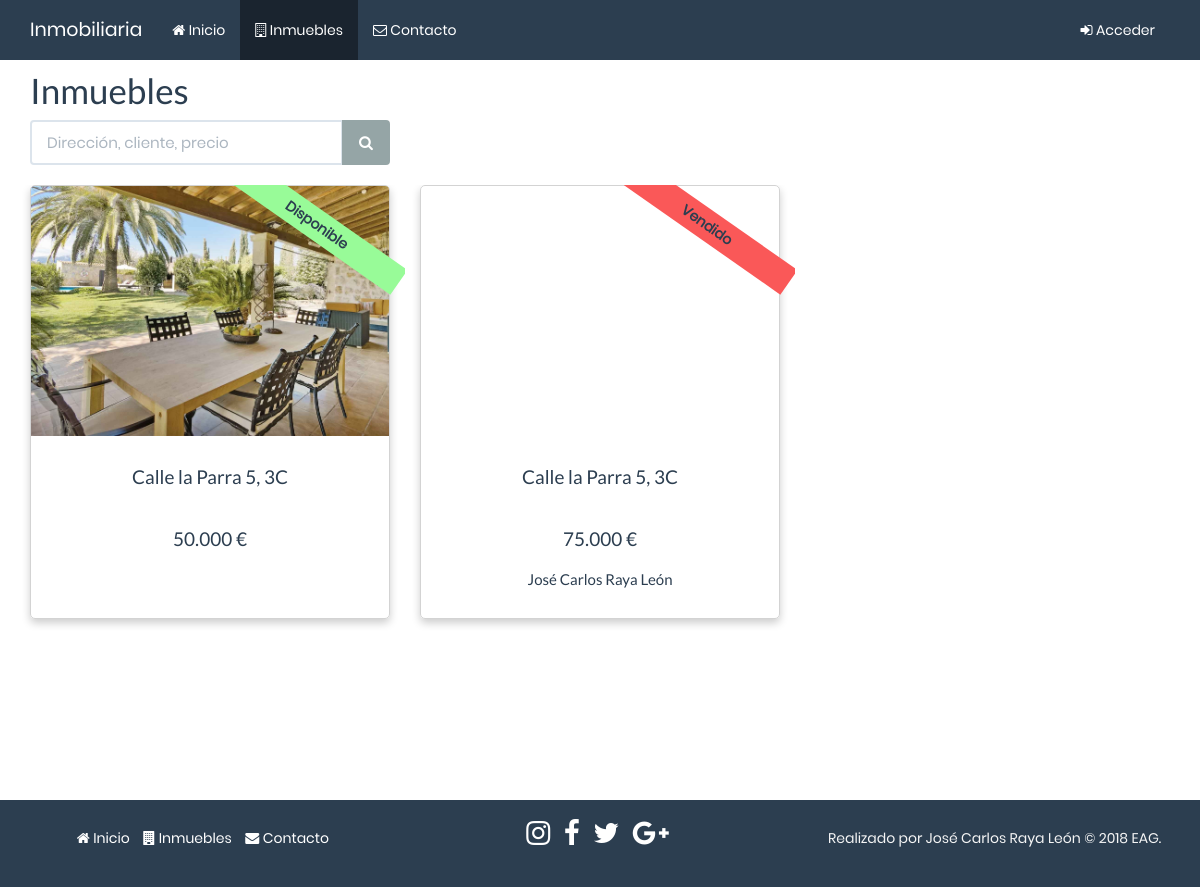
Before: /php/inmuebles/inmuebles.php with the older database file.
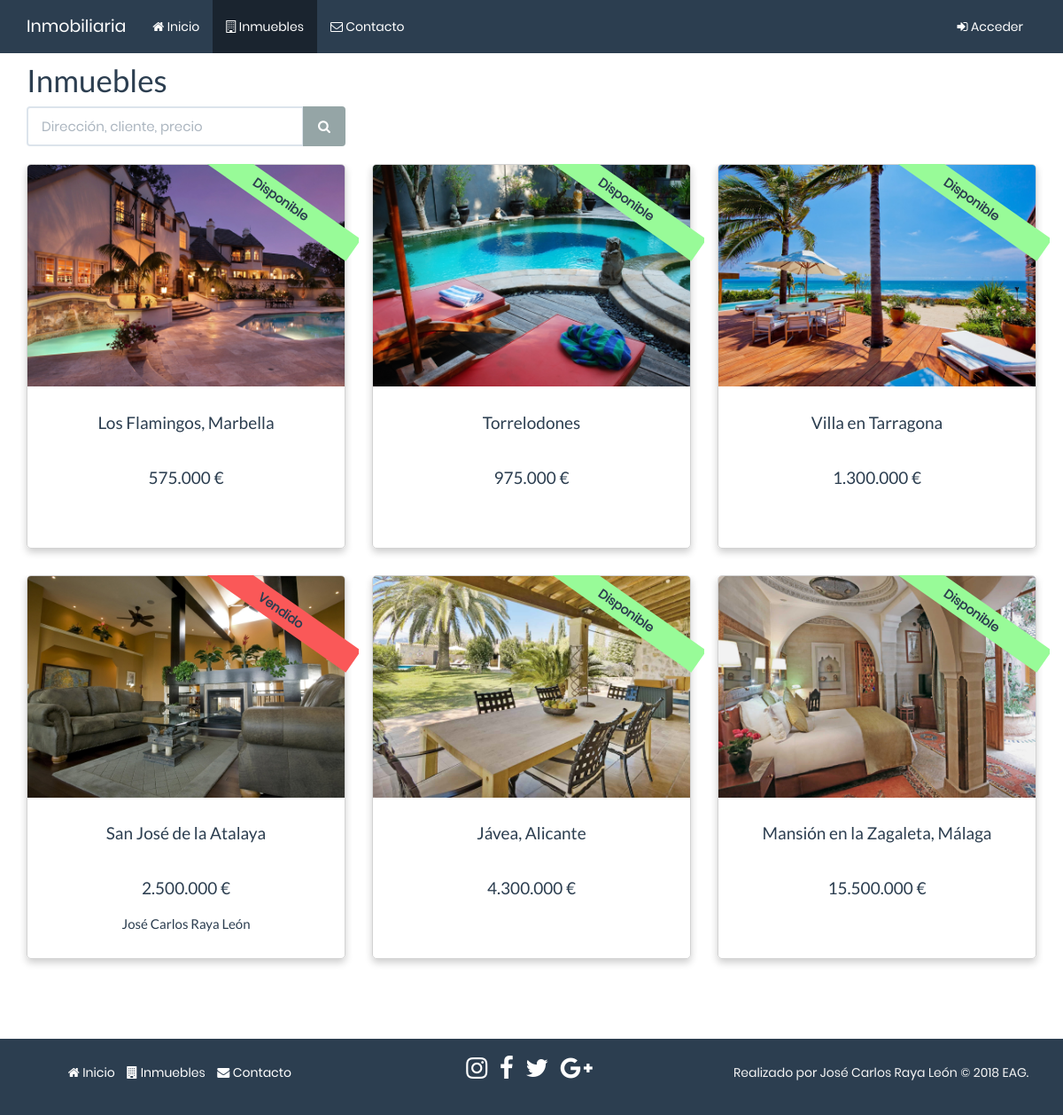
After: the same page with the newer database file.
### tables this page shows
CREATE TABLE `inmuebles` (
  `id` bigint(20) UNSIGNED NOT NULL,
  `direccion` varchar(150) NOT NULL,
  `descripcion` varchar(560) NOT NULL,
  `precio` decimal(12,2) NOT NULL,
  `id_cliente` bigint(20) NOT NULL,
  `imagen` varchar(50) NOT NULL
);

CREATE TABLE `clientes` (
  `id` bigint(20) UNSIGNED NOT NULL,
  `nombre` varchar(50) NOT NULL,
  `apellidos` varchar(50) NOT NULL,
  `direccion` varchar(150) NOT NULL,
  `telefono1` varchar(9) NOT NULL,
  `telefono2` varchar(9) NOT NULL,
  `nombre_usuario` varchar(15) NOT NULL,
  `pass` varchar(32) NOT NULL
);

### php/funciones.php (the view, shortened to what this page needs)
<?php
function menu ($pag = 1)
{
    ?>
    <div class="navbar navbar-default navbar-fixed-top menu">
        <div class="container">
            <div class="navbar-header">
                <a class="navbar-brand" href="#">Inmobiliaria</a>
            </div>
            <nav class="navbar-collapse collapse" id="menu">
                <div class="container-fluid">
                    <ul class="nav navbar-nav ">
                        <?php
                        if($pag == 1){
                            if(isset($_SESSION['login_ok']) && $_SESSION['usuario'] == "admin"){
                            ?>
                            <li class="active"><a href="../../index.php"><i class="fa fa-home"></i> Inicio</a></li>
                            <li><a href="../noticias/noticias.php"><i class="fa fa-newspaper-o"></i> Noticias</a></li>
                            <li><a href="../clientes/clientes.php"><i class="fa fa-user-o"></i> Clientes</a></li>
                            <li><a href="../inmuebles/inmuebles.php"><i class="fa fa-building-o"></i> Inmuebles</a></li>
                            <li><a href="../citas/citas.php"><i class="fa fa-calendar"></i> Citas</a></li>
                            <li><a href="../contacto/contacto.php"><i class="fa fa-envelope-o"></i> Contacto</a></li>
                        <?php
                            }else{
                            ?>
                            <li class="active"><a href="../../index.php"><i class="fa fa-home"></i> Inicio</a></li>
                            <li><a href="../inmuebles/inmuebles.php"><i class="fa fa-building-o"></i> Inmuebles</a></li>
                            <li><a href="../contacto/contacto.php"><i class="fa fa-envelope-o"></i> Contacto</a></li>
                        <?php
                            }
                        }elseif($pag == 4){
                           if(isset($_SESSION['login_ok']) && $_SESSION['usuario'] == "admin"){
                            ?>
                            <li><a href="../../index.php"><i class="fa fa-home"></i> Inicio</a></li>
                            <li><a href="../noticias/noticias.php"><i class="fa fa-newspaper-o"></i> Noticias</a></li>
                            <li><a href="../clientes/clientes.php"><i class="fa fa-user-o"></i> Clientes</a></li>
                            <li class="active"><a href="../inmuebles/inmuebles.php"><i class="fa fa-building-o"></i> Inmuebles</a></li>
                            <li><a href="../citas/citas.php"><i class="fa fa-calendar"></i> Citas</a></li>
                            <li><a href="../contacto/contacto.php"><i class="fa fa-envelope-o"></i> Contacto</a></li>
                        <?php
                            }else{
                            ?>
                            <li><a href="../../index.php"><i class="fa fa-home"></i> Inicio</a></li>
                            <li class="active"><a href="../inmuebles/inmuebles.php"><i class="fa fa-building-o"></i> Inmuebles</a></li>
                            <li><a href="../contacto/contacto.php"><i class="fa fa-envelope-o"></i> Contacto</a></li>
                        <?php
                            }
                        }
                        ?>
                    </ul>
                    <ul class="nav navbar-nav navbar-right">
                       <?php
                        if(isset($_SESSION['login_ok']) && $_SESSION['login_ok'] == true && $_SESSION['usuario'] == "admin"){
                        ?>
                            <li><a href="#" data-toggle="dropdown"><i class="fa fa-user-circle-o"></i> Bienvenido, <?php echo $_SESSION['usuario'] ?> <span class="fa fa-caret-square-o-down"></span></a><ul class="dropdown-menu">
                                <li><a href="../cliente/datos.php"><i class="fa fa-id-card-o"></i> Datos personales</a></li>
                                <li class="divider"></li>
                                <li><a href="../acceso/log_out.php"><i class="fa fa-sign-out"></i> Salir</a></li>
                            </ul>
                            </li>
                        <?php
                        }else{
                        ?>
                            <li><a href="../acceso/acceder.php"><i class="fa fa-sign-in"></i> Acceder</a></li>
                        <?php
                        }
                        ?>
                    </ul>
                </div>
            </nav>
        </div>
    </div>
    <?php
}
function footer ()
{
    ?>
<footer class="text-center footer">
    <div class="container-fluid text-center">
        <div class="row">
          <div class="col-xs-12 col-sm-12 col-md-4">
               <ul class="list-inline">
                   <li><a href="../../index.php"><i class="fa fa-home"></i> Inicio</a></li>
                   <li><a href="../inmuebles/inmuebles.php"><i class="fa fa-building"></i> Inmuebles</a></li>
                   <li><a href="../contacto/contacto.php"><i class="fa fa-envelope"></i> Contacto</a></li>
               </ul>
            </div>
           <div class="col-xs-12 col-sm-12 col-md-4">
                <ul class="list-inline">
                    <li><a href="http://instagram.com"><i class="fa fa-instagram fa-2x"></i></a></li>
                    <li><a href="http://facebook.com"><i class="fa fa-facebook fa-2x"></i></a></li>
                    <li><a href="http://twitter.com"><i class="fa fa-twitter fa-2x"></i></a></li>
                    <li><a href="http://plus.google.com"><i class="fa fa-google-plus fa-2x"></i></a></li>
                </ul>
            </div>
            <div class="col-xs-12 col-sm-12 col-md-4">
                <p>Realizado por José Carlos Raya León ©
                    <?php echo date('Y') ?> EAG.</p>
            </div>
        </div>
    </div>
</footer>
    <?php
}
function cabecera(){
?>
<link rel="stylesheet" href="../../css/bootstrap.min.css">
<link rel="stylesheet" href="../../css/main.css">
<link rel="stylesheet" href="../../css/font-awesome.css">
<?php
}
function db_connect() {
    static $conexion;
    if(!isset($connection)) {
        $conexion = mysqli_connect('localhost', 'root', '', 'inmobiliaria');
    }
    mysqli_set_charset($conexion, 'utf8');
    return $conexion;
}
function db_query($consulta) {
    $conexion = db_connect();
    $resultado = mysqli_query($conexion, $consulta);
    if($resultado === false) {
        echo db_error();
    } else {
        return $resultado;
    }
}
            ?>
        <?php
function inmuebles($cons){
 ?>
<div class="row">
    <?php
            $inmuebles = db_query($cons);
            $cont = 0;
        if(mysqli_num_rows($inmuebles) == 0){
             ?>
            <h2><span class="fa fa-info-circle text-info"></span> No se han encontrado inmuebles</h2>
            <?php
        }else{
            while($fila = mysqli_fetch_array($inmuebles, MYSQLI_ASSOC)){
                ?>
        <div class="col-md-4 inmueble">
            <div class="card inmueble">
                <a href="inmueble.php?id=<?php echo $fila['id'] ?>">
                    <div class="row imagen-inmueble" style="background-image: url(../../img/inmuebles/<?php echo $fila['imagen']; ?>);">
                    </div>
                </a>
                <?php
                    if($fila['id_cliente'] == 0){ ?>
                    <div class="disponibilidad" style="background-color:palegreen">
                        <strong>Disponible</strong>
                    </div>
                    <?php }else{ ?>
                        <div class="disponibilidad" style="background-color:#FA5858">
                            <strong>Vendido</strong>
                        </div>
                    <?php
                        }
                        ?>
                            <div class="card-body">
                                <div class="row">
                                    <div class="col-md-12">
                                        <h4 class="card-title text-center">
                                            <a href="inmueble.php?id=<?php echo $fila['id'] ?>">
                                                <?php echo $fila['direccion']; ?>
                                            </a>
                                        </h4>
                                    </div>
                                </div>
                                <br>
                                <div class="row text-center">
                                    <h4>
                                        <?php echo number_format($fila['precio'], 0, ',', '.'); ?> €</h4>
                                </div>
                                <div class="row text-center">
                                    <?php
                                    $nombres = db_query("select nombre, apellidos from clientes where id = $fila[id_cliente]");
                                    $nombre = mysqli_fetch_array($nombres);
                                    if($fila['id_cliente'] != 0){
                                    ?>
                                        <h5>
                                            <?php echo $nombre['nombre']." ".$nombre['apellidos'] ?>
                                        </h5>
                                        <?php
                                    }else{
                                        echo '<h5>&nbsp</h5>';
                                    }
                                ?>
                                </div>
                            </div>
            </div>
        </div>
        <?php
                $cont++;
                if ($cont % 3 == 0){
                ?>
                    </div>
                    <div class="row">
                        <?php
                }
            }
        }
    }
    ?>

### php/inmuebles/inmuebles.php (shortened to what this page needs)
<?php
include '../funciones.php';
?>
<!DOCTYPE html>
<html lang="en">
<head>
    <?php
        cabecera();
    ?>
</head>
<body>
    <?php
    menu(4);
    ?>
        <div class="container" id="wrap">
            <div class="row equal">
                <div class="col-md-12" id="ver">
                    <h1>Inmuebles</h1>
                    <div class="row">
                        <div class="col-xs-12 col-sm-6 col-md-5 col-lg-4 text-right">
                            <form action="#" method="post">
                                <div class="input-group">
                                    <input class="form-control" type="text" name="buscar" placeholder="Dirección, cliente, precio">
                                    <div class="input-group-btn">
                                        <button class="btn btn-default" type="submit" name="enviarBuscar">
                                    <i class="fa fa-search"></i>
                                </button>
                                    </div>
                                </div>
                            </form>
                        </div>
                    </div>
                    <br>
                    <?php
            if(isset($_POST['buscar'])){
                $busqueda = $_POST['buscar'];
                inmuebles("select inm.id id_inm, inm.direccion, inm.descripcion, inm.precio, inm.id_cliente, inm.imagen, cli.nombre
                                from inmuebles inm, clientes cli
                                where inm.id_cliente = cli.id
                                and (inm.direccion like '%$busqueda%'
                                or cli.nombre like '%$busqueda%'
                                or inm.precio like '%$busqueda%')
                                order by precio");
            }else{
                inmuebles("select * from inmuebles order by precio");
            }
        ?>
                </div>
            </div>
        </div>
    </div>
    <?php
    footer();
    ?>
</body>
</html>

### css/main.css (style rules this page uses)
html { position: relative; height: 100%; }
body { padding-top: 50px; font-family: 'Poppins', sans-serif; font-size: 14px; height: 100%; }
footer.footer { position: relative; width: 100%; line-height: 60px; background-color: #2c3e50; color: #f5f5f5; padding: 8px; }
.card { border: 1px solid lightgray; border-radius: 5px; box-shadow: 0 4px 8px 0 rgba(0, 0, 0, 0.2); transition: 0.3s; margin-bottom: 30px; }
.card-body { padding: 20px; }
.disponibilidad { width: 200px; height: 30px; text-align: center; line-height: 30px; }
.inmueble .disponibilidad { transform: rotate(35deg); right: -12px; top: 25px; position: absolute; overflow: hidden; z-index: 1; }
.inmueble { overflow: hidden; }
.row { overflow: hidden; }
footer a { color: white; }
#wrap { min-height: 100%; height: auto; padding-bottom: 60px; }
.card-title a { color: #2c3e50; }
.imagen-inmueble { height: 250px; background-size: cover; background-repeat: no-repeat; transition: 0.5s ease-in-out; }
h1, .h1 { font-size: 35px; }
.navbar-collapse { max-height: 100% !important; }

Changed rows visible on the page:
removed inmuebles: shows "Vendido", direccion "Calle la Parra 5, 3C", precio "75.000", id_cliente.nombre "José Carlos", id_cliente.apellidos "Raya León"
added inmuebles: imagen (picture), shows "Disponible", direccion "Los Flamingos, Marbella", precio "575.000"
added inmuebles: imagen (picture), shows "Disponible", direccion "Torrelodones", precio "975.000"
added inmuebles: imagen (picture), shows "Disponible", direccion "Villa en Tarragona", precio "1.300.000"
added inmuebles: imagen (picture), shows "Vendido", direccion "San José de la Atalaya", precio "2.500.000", id_cliente.nombre "José Carlos", id_cliente.apellidos "Raya León"
changed inmuebles: direccion "Calle la Parra 5, 3C" → "Jávea, Alicante"; precio "50.000" → "4.300.000"
added inmuebles: imagen (picture), shows "Disponible", direccion "Mansión en la Zagaleta, Málaga", precio "15.500.000"
